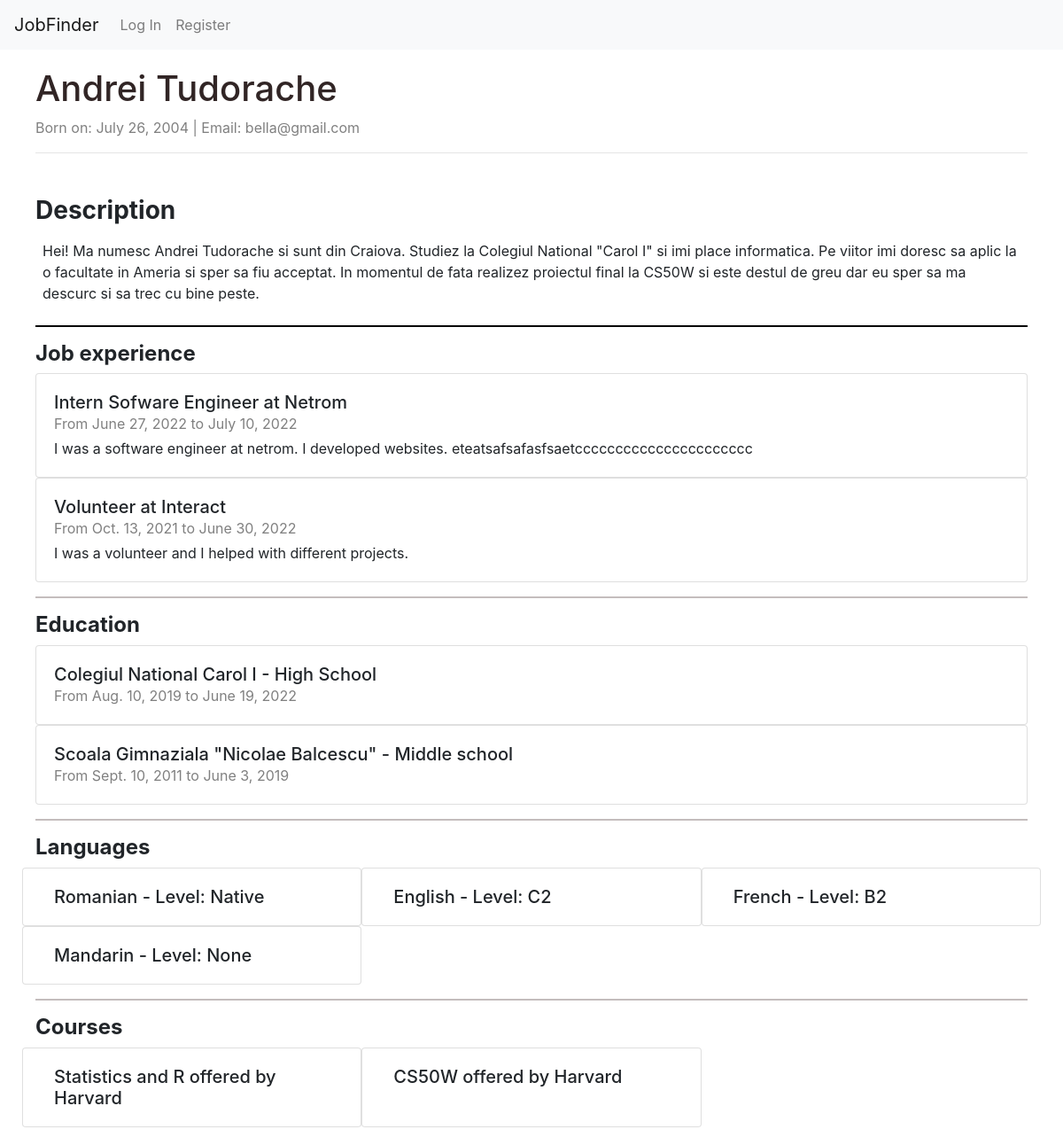
/profile/Bella, run on the app's committed database.
### JobFinderApp/models.py (models this page shows)
class User(AbstractUser):
    description = models.CharField(max_length=500, blank=True, null=True)
    birth_date = models.DateField(blank=True, null=True)

class Job_experiences(models.Model):
    user = models.ForeignKey(User, on_delete=models.CASCADE, related_name="jobs")
    company_name = models.CharField(max_length=50)
    position = models.CharField(max_length=50)
    description = models.CharField(max_length=200)
    start_date = models.DateField(blank=True, null=True)
    end_date = models.DateField(blank=True, null=True)

class Education(models.Model):
    user = models.ForeignKey(User, on_delete=models.CASCADE, related_name="education")
    institution = models.CharField(max_length=50)
    level = models.CharField(max_length=50)
    start_date = models.DateField(blank=True, null=True)
    end_date = models.DateField(blank=True, null=True)

class Languages(models.Model):
    user = models.ForeignKey(User, on_delete=models.CASCADE, related_name="languages")
    language = models.CharField(max_length=50)
    level = models.CharField(max_length=50)

class Courses(models.Model):
    user = models.ForeignKey(User, on_delete=models.CASCADE, related_name="courses")
    name = models.CharField(max_length=50)
    institution = models.CharField(max_length=50)

### JobFinderApp/views.py (the view)
# urls.py: path("profile/<username>", views.profile, name="profile"),
def profile(request, username):
    return render(request, "JobFinderApp/profile.html", {
        "person": User.objects.get(username = username)
    })

### JobFinderApp/templates/JobFinderApp/profile.html (shortened to what this page needs)
{% extends "JobFinderApp/layout.html" %}
{% block body %}
    <div class="container-fluid" style="padding: 10px 30px">
        <div style="padding: 10px;">
            <h1 style="color:rgb(49, 37, 37);">{{ person.first_name }} {{ person.last_name }}</h1>
            <div style="color: grey">
                Born on: {{ person.birth_date }} | Email: {{ person.email }}
            </div>
            <hr>
            {% if person.description %}
                <div class="mt-5">
                    <h3><strong>Description</strong></h3>
                    <div class="d-flex flex-column">
                        <div class="p-2">
                            {{ person.description }}
                        </div>
                    </div>
                </div>
                <hr style="border-color: black; border-width: 2px;">
            {% endif %}
            <h4><strong>Job experience</strong></h4>
            {% for job in person.jobs.all %}
                <div class="card post">
                    <div class="card-body pb-1">
                        <h5 class="card-title mb-0">{{ job.position }} at {{ job.company_name }}</h5>
                        <span style="color: grey;">From {{ job.start_date }} to {{ job.end_date }}</span>
                        <p class="mt-1">{{ job.description }}</p>
                    </div>
                </div>
            {% empty %}
                <div style="padding-left: 3%;">
                Looks like this user hasn't added any past jobs yet!
                </div>
            {% endfor %}
            <hr style="border-color: rgb(196, 189, 189); border-width: 2px;">
            <h4><strong>Education</strong></h4>
            {% for education in person.education.all %}
                <div class="card post">
                    <div class="card-body">
                        <h5 class="card-title mb-0">{{ education.institution }} - {{ education.level }}</h5>
                        <span style="color: grey;">From {{ education.start_date }} to {{ education.end_date }}</span>
                    </div>
                </div>
            {% empty %}
                <div style="padding-left: 3%;">
                    Looks like this user hasn't added any past education yet!
                </div>
            {% endfor %}
            <hr style="border-color: rgb(196, 189, 189); border-width: 2px;">
            <h4><strong>Languages</strong></h4>
            <div class="row">
            {% for language in person.languages.all %}
                    <div class="col-4 card post" style="display: inline-block;">
                        <div class="card-body">
                            <h5 class="card-title mb-0">{{ language.language }} - Level: {{ language.level }}</h5>
                        </div>
                    </div>
            {% empty %}
                <div style="padding-left: 3%;">
                    Looks like this user hasn't added any known languages yet!
                </div>
            {% endfor %}
            </div>
            <hr style="border-color: rgb(196, 189, 189); border-width: 2px;">
            <h4><strong>Courses</strong></h4>
            <div class="row">
            {% for course in person.courses.all %}
                    <div class="col-4 card post" style="display: inline-block;">
                        <div class="card-body">
                            <h5 class="card-title mb-0">{{ course.name }} offered by {{ course.institution }}</h5>
                        </div>
                    </div>
            {% empty %}
                <div style="padding-left: 3%;">
                    Looks like this user hasn't added any courses yet!
                </div>
            {% endfor %}
            </div>
        </div>
    </div>
{% endblock %}

### JobFinderApp/templates/JobFinderApp/layout.html (shortened to what this page needs)
{% load static %}
<!DOCTYPE html>
<html lang="en">
    <head>
        <link rel="stylesheet" href="https://stackpath.bootstrapcdn.com/bootstrap/4.4.1/css/bootstrap.min.css">
        <link href="{% static 'JobFinderApp/styles.css' %}" rel="stylesheet">
    </head>
    <body>
        <nav class="navbar navbar-expand-lg navbar-light bg-light">
            <a class="navbar-brand" href="{% url 'index' %}">JobFinder</a>
            <div class="collapse navbar-collapse" id="navbarNav">
              <ul class="navbar-nav mr-auto">
                {% if request.user.is_authenticated %}
                    <li class="nav-item">
                        <a class="nav-link" href="{% url 'profile' request.user.username %}"><strong>{{ request.user.username }}</strong></a>
                    </li>
                    <li class="nav-item">
                        <a class="nav-link" href="{% url 'logout' %}">Log Out</a>
                    </li>
                {% else %}
                    <li class="nav-item">
                        <a class="nav-link" href="{% url 'login' %}">Log In</a>
                    </li>
                    <li class="nav-item">
                        <a class="nav-link" href="{% url 'register' %}">Register</a>
                    </li>
                {% endif %}
              </ul>
            </div>
          </nav>
        {% block body %}
        {% endblock %}
    </body>
</html>

### data on the page
User: first_name "Andrei", last_name "Tudorache", birth_date "July 26, 2004", email "bella@gmail.com", description "Hei! Ma numesc Andrei Tudorache si sunt din Craiova. Studiez la Colegiul National \"Carol I\" si imi place informatica. Pe viitor imi doresc sa aplic la o facultate in Ameria si sper sa fiu acceptat. In momentul de fata realizez proiectul final la CS50W si este destul de greu dar eu sper sa ma descurc si sa trec cu bine peste."
Job_experiences: position "Intern Sofware Engineer", company_name "Netrom", start_date "June 27, 2022", end_date "July 10, 2022", description "I was a software engineer at netrom. I developed websites. eteatsafsafasfsaetcccccccccccccccccccccc"
Job_experiences: position "Volunteer", company_name "Interact", start_date "Oct. 13, 2021", end_date "June 30, 2022", description "I was a volunteer and I helped with different projects."
Education: institution "Colegiul National Carol I", level "High School", start_date "Aug. 10, 2019", end_date "June 19, 2022"
Education: institution "Scoala Gimnaziala \"Nicolae Balcescu\"", level "Middle school", start_date "Sept. 10, 2011", end_date "June 3, 2019"
Languages: language "Romanian", level "Native"
Languages: language "English", level "C2"
Languages: language "French", level "B2"
Languages: language "Mandarin", level "None"
Courses: name "Statistics and R", institution "Harvard"
Courses: name "CS50W", institution "Harvard"
